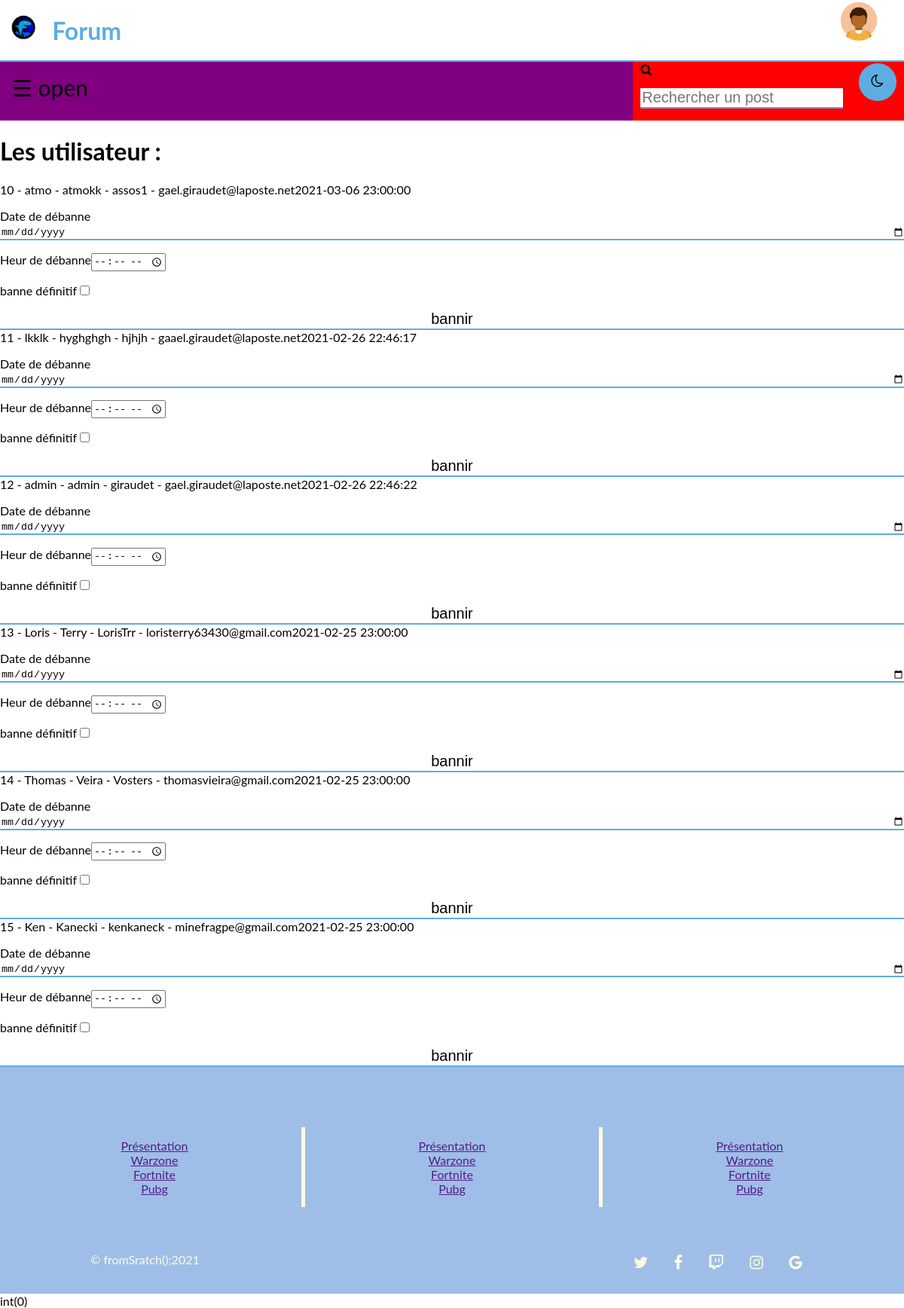
The page /index.php?p=admin (signed in) on the database its author committed.
### tables this page shows
CREATE TABLE `utilisateur` (
  `id` bigint(20) NOT NULL,
  `surname` varchar(30) NOT NULL,
  `name` varchar(30) NOT NULL,
  `username` varchar(40) NOT NULL,
  `mail` varchar(150) NOT NULL,
  `password` varchar(100) NOT NULL,
  `birthday` date NOT NULL,
  `avatar` text NOT NULL,
  `id_droit` int(11) NOT NULL,
  `date_deban` timestamp NOT NULL DEFAULT current_timestamp()
);

### controlers/admin.php (called while the page is built)
<?php
	require 'view/header_index.php';
	require 'models/function_avatar.php';
	$result_m = all_user ($bdd);
	require 'view/main_all_user.php';
	require 'view/footer_index.php';

### models/function_avatar.php (called while the page is built, shortened)
<?php
function all_user ($bdd){
	$reponse = $bdd->prepare('SELECT * FROM utilisateur order by id asc ');
	$reponse->execute(array( ));
	$result = $reponse->fetchAll();
	return $result;
}
?>

### view/main_all_user.php (the view, shortened to what this page needs)
<div class="post">
					<h1> Les utilisateur : </h1>
					<?php
						foreach ($result_m as $result){
							echo $result['id'].' - '.$result['surname']. ' - ' .$result['name']. ' - ' .$result['username']. ' - ' .$result['mail'];
                            echo $result['date_deban'] ;
                            if($result['id_droit'] != 1){
                            echo '<form action="index.php?p=bannir&id='.$result['id'].'" method="POST">
                            <p> Date de débanne<input  type="date" name="date_ban" ></p>
                            <p> Heur de débanne<input  type="time" name="heur_ban" ></p>
                            <p> banne définitif<input type="checkbox" name="BANNE DEFINITF" ></p>
                            <input type="submit" id="submit" value="bannir">
                            </form>';
                            }
						}
					?>
</div>
</main>

### CSS/style_clair.css (style rules this page uses)
html { margin: 0; height: 100%; }
body { background-color: white; margin: 0; height: 100%; font-family: "Lato", sans-serif; transition: background-color .5s; }
input[type=text], input[type=email], input[type=password], input[type=submit], input[type=search] { border: none; border-bottom: 2px solid rgb(93, 173, 226); background-color: white; width: 100%; font-size: 20px; }
input[type=date] { border: none; border-bottom: 2px solid rgb(93, 173, 226); background-color: white; width: 100%; }

### rows shown on the page
utilisateur: id "10", surname "atmo", name "atmokk", username "assos1", mail "gael.giraudet@laposte.net", date_deban "2021-03-06 23:00:00"
utilisateur: id "11", surname "lkklk", name "hyghghgh", username "hjhjh", mail "gaael.giraudet@laposte.net", date_deban "2021-02-26 22:46:17"
utilisateur: id "12", surname "admin", name "admin", username "giraudet", mail "gael.giraudet@laposte.net", date_deban "2021-02-26 22:46:22"
utilisateur: id "13", surname "Loris", name "Terry", username "LorisTrr", mail "loristerry63430@gmail.com", date_deban "2021-02-25 23:00:00"
utilisateur: id "14", surname "Thomas", name "Veira", username "Vosters", mail "thomasvieira@gmail.com", date_deban "2021-02-25 23:00:00"
utilisateur: id "15", surname "Ken", name "Kanecki", username "kenkaneck", mail "minefragpe@gmail.com", date_deban "2021-02-25 23:00:00"
